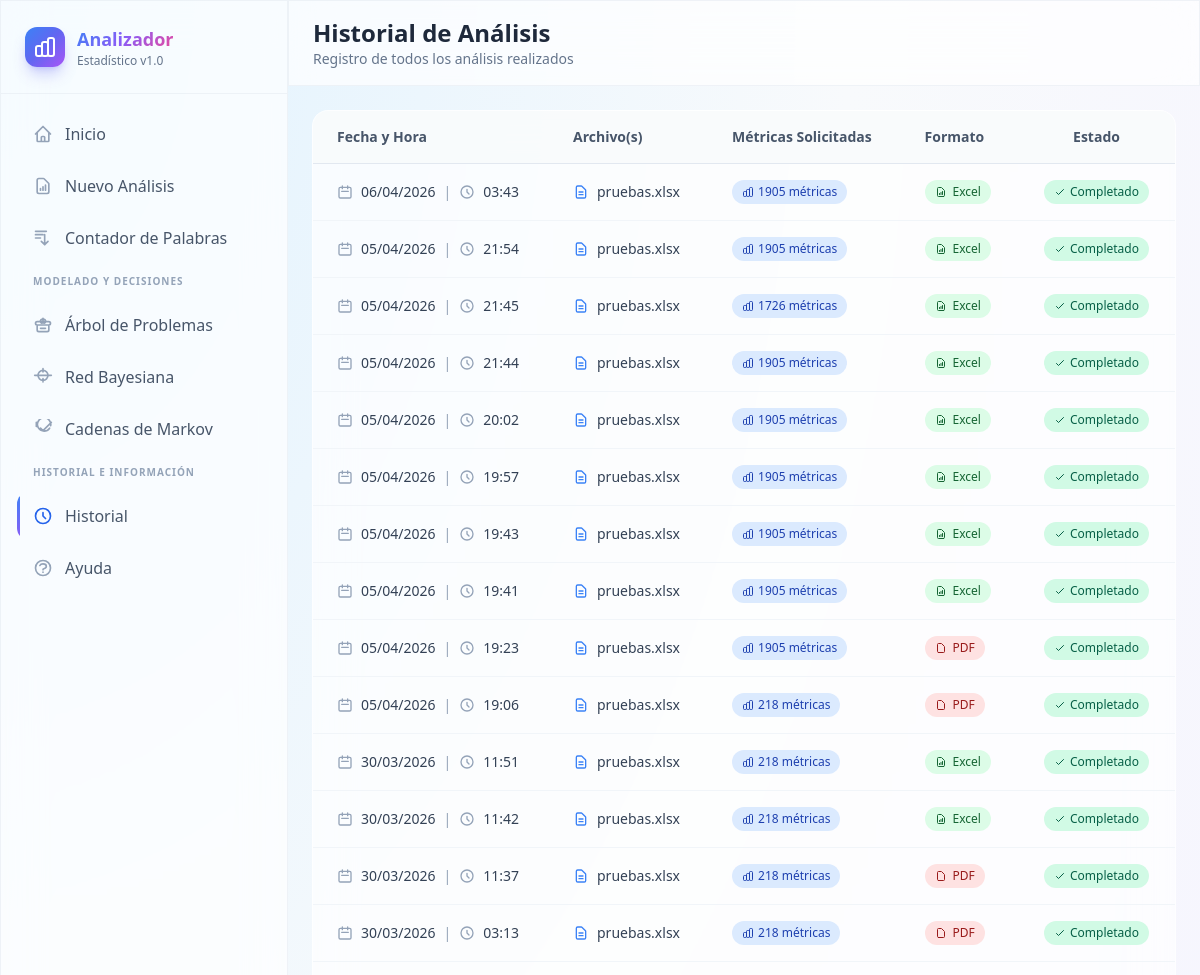
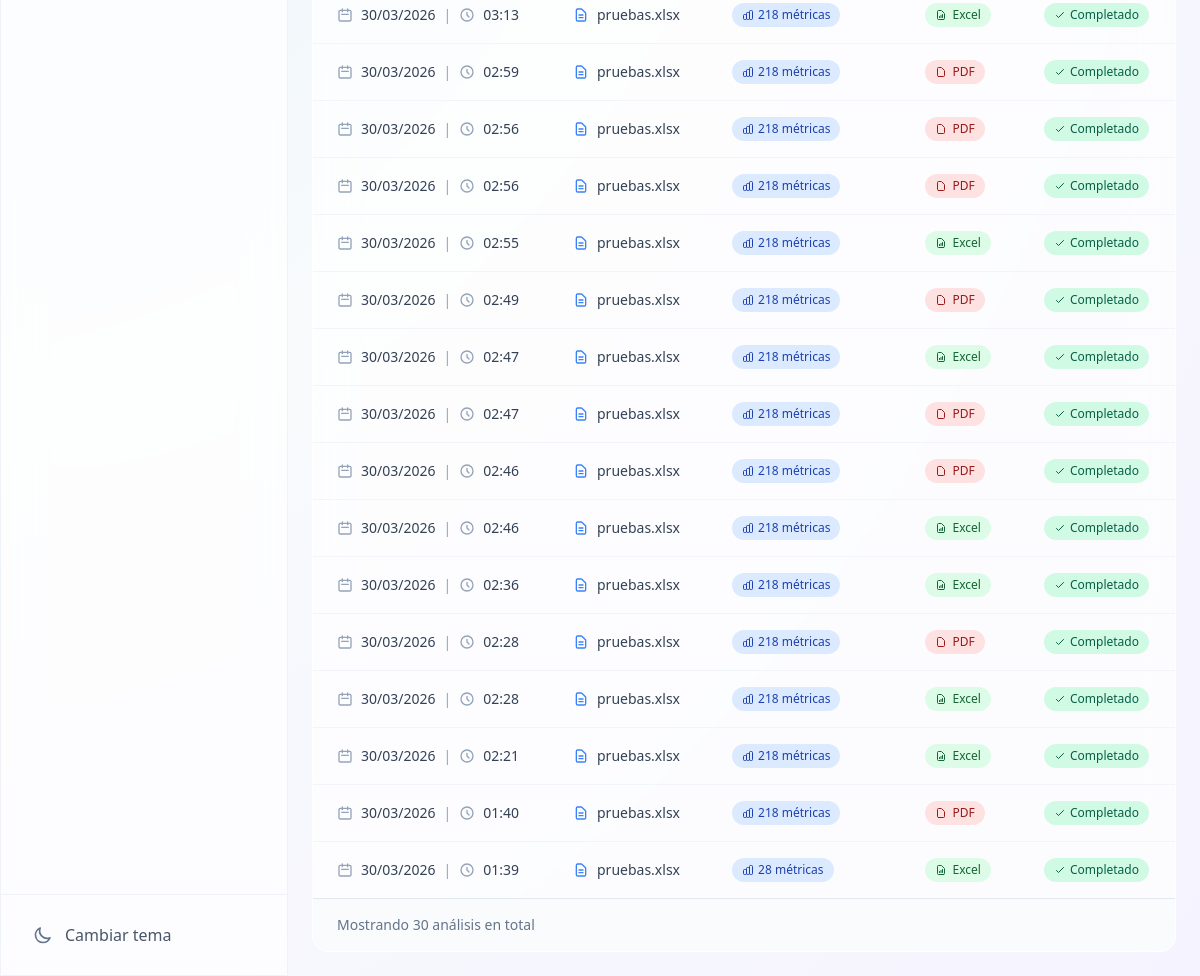
Before: /history/ with the older database file (2 pictures, top to bottom).
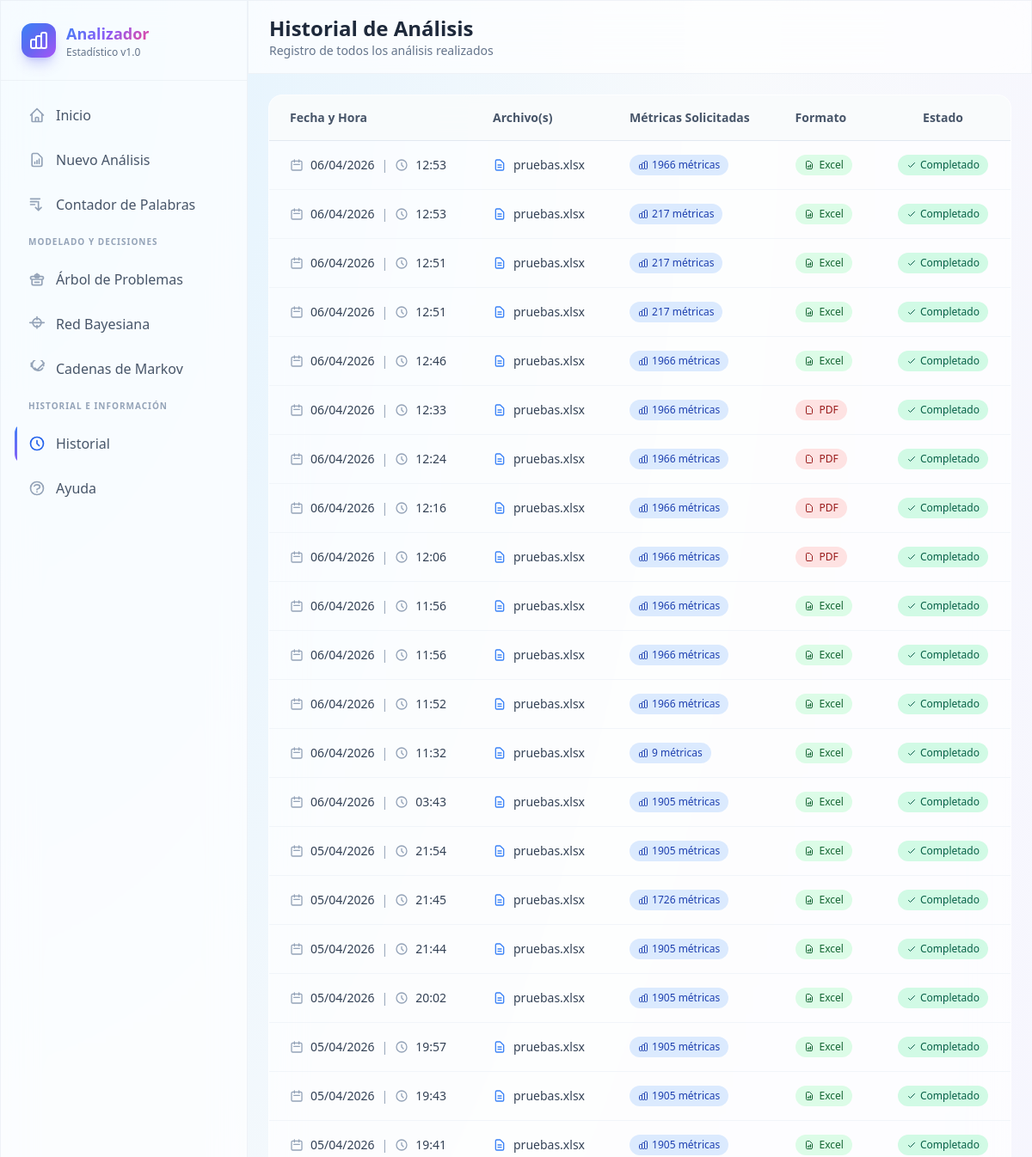
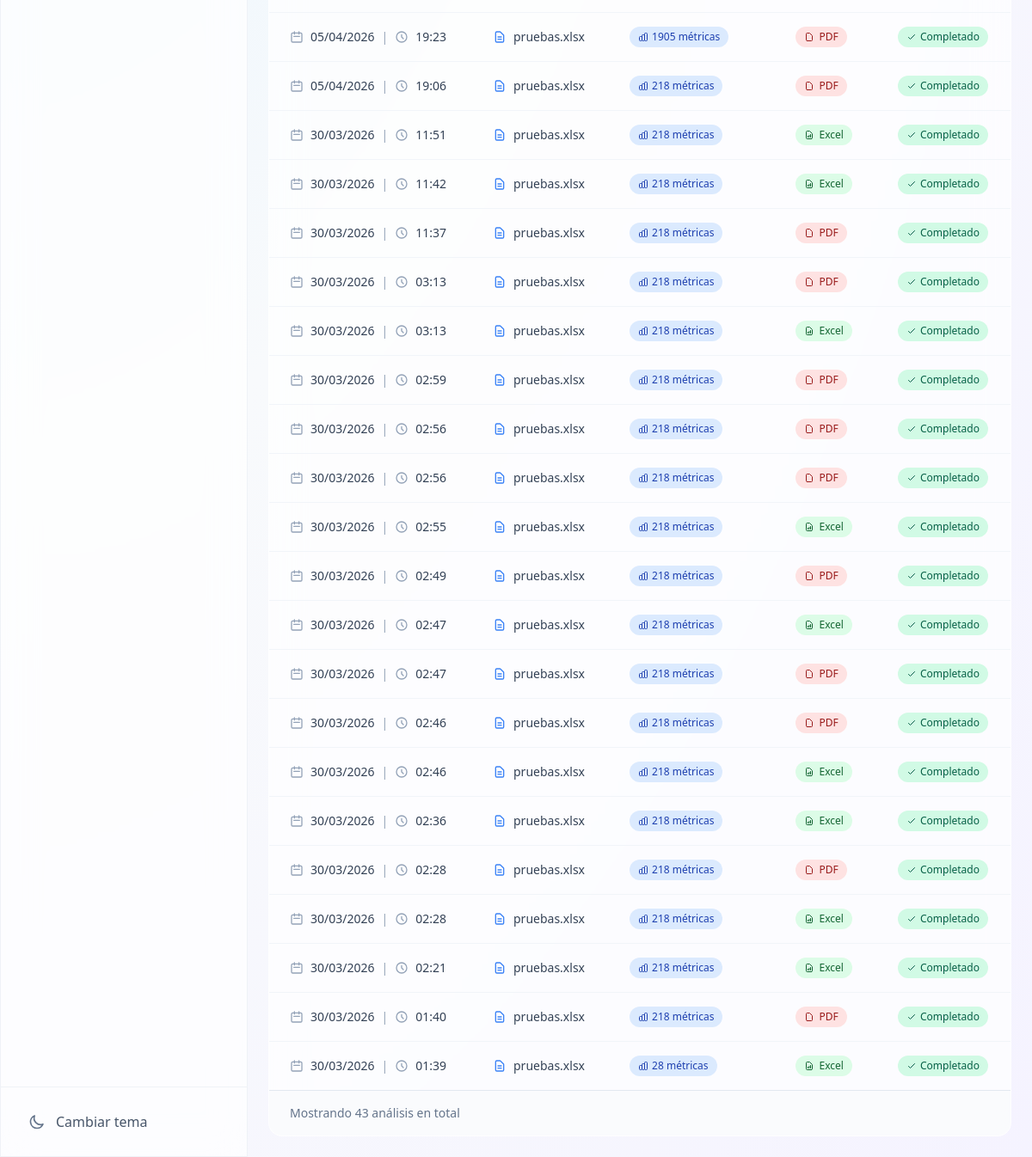
After: the same page with the newer database file (2 pictures, top to bottom).
### analyzer/models.py (models this page shows, shortened)
class AnalysisLog(models.Model):
    created_at = models.DateTimeField(auto_now_add=True)
    filename = models.CharField(max_length=255)
    metrics_requested = models.TextField()
    export_format = models.CharField(max_length=10)

### analyzer/views.py (the view)
# urls.py: path('history/', views.history_view, name='history'),
def history_view(request):
    logs = AnalysisLog.objects.order_by('-created_at')
    return render(request, 'analyzer/history.html', {'logs': logs})

### analyzer/templates/analyzer/history.html (shortened to what this page needs)
{% extends "base_analyzer.html" %}
{% block page_title %}Historial de Análisis{% endblock %}
{% block page_subtitle %}Registro de todos los análisis realizados{% endblock %}
{% block content %}
<div class="max-w-7xl mx-auto">
    {% if logs %}
    <div class="glass rounded-2xl overflow-hidden">
        <div class="overflow-x-auto">
            <table class="w-full">
                <thead class="bg-slate-50/80 dark:bg-slate-800/80 border-b border-slate-200 dark:border-slate-700">
                    <tr>
                        <th class="text-left py-4 px-6 text-sm font-semibold text-slate-600 dark:text-slate-400">Fecha y Hora</th>
                        <th class="text-left py-4 px-6 text-sm font-semibold text-slate-600 dark:text-slate-400">Archivo(s)</th>
                        <th class="text-left py-4 px-6 text-sm font-semibold text-slate-600 dark:text-slate-400">Métricas Solicitadas</th>
                        <th class="text-left py-4 px-6 text-sm font-semibold text-slate-600 dark:text-slate-400">Formato</th>
                        <th class="text-center py-4 px-6 text-sm font-semibold text-slate-600 dark:text-slate-400">Estado</th>
                    </tr>
                </thead>
                <tbody class="divide-y divide-slate-100 dark:divide-slate-800/50">
                    {% for log in logs %}
                    <tr class="hover:bg-slate-50/50 dark:hover:bg-slate-800/30 transition-colors">
                        <td class="py-4 px-6 text-sm text-slate-700 dark:text-slate-300">
                            <div class="flex items-center gap-2">
                                <svg class="w-4 h-4 text-slate-400" fill="none" stroke="currentColor" viewBox="0 0 24 24">
                                    <path stroke-linecap="round" stroke-linejoin="round" stroke-width="2" d="M8 7V3m8 4V3m-9 8h10M5 21h14a2 2 0 002-2V7a2 2 0 00-2-2H5a2 2 0 00-2 2v12a2 2 0 002 2z"/>
                                </svg>
                                {{ log.created_at|date:"d/m/Y" }}
                                <span class="text-slate-400">|</span>
                                <svg class="w-4 h-4 text-slate-400" fill="none" stroke="currentColor" viewBox="0 0 24 24">
                                    <path stroke-linecap="round" stroke-linejoin="round" stroke-width="2" d="M12 8v4l3 3m6-3a9 9 0 11-18 0 9 9 0 0118 0z"/>
                                </svg>
                                {{ log.created_at|time:"H:i" }}
                            </div>
                        </td>
                        <td class="py-4 px-6 text-sm text-slate-700 dark:text-slate-300">
                            <div class="flex items-center gap-2">
                                <svg class="w-4 h-4 text-blue-500" fill="none" stroke="currentColor" viewBox="0 0 24 24">
                                    <path stroke-linecap="round" stroke-linejoin="round" stroke-width="2" d="M9 12h6m-6 4h6m2 5H7a2 2 0 01-2-2V5a2 2 0 012-2h5.586a1 1 0 01.707.293l5.414 5.414a1 1 0 01.293.707V19a2 2 0 01-2 2z"/>
                                </svg>
                                <span class="truncate max-w-xs" title="{{ log.filename }}">{{ log.filename }}</span>
                            </div>
                        </td>
                        <td class="py-4 px-6">
                            <span class="inline-flex items-center px-2.5 py-1 rounded-full text-xs font-medium bg-blue-100 dark:bg-blue-900/30 text-blue-800 dark:text-blue-300">
                                {{ log.metrics_requested|length }} métricas
                            </span>
                        </td>
                        <td class="py-4 px-6">
                            <span class="inline-flex items-center gap-1.5 px-2.5 py-1 rounded-full text-xs font-medium {% if log.export_format == 'excel' %}bg-green-100 dark:bg-green-900/30 text-green-800 dark:text-green-300{% else %}bg-red-100 dark:bg-red-900/30 text-red-800 dark:text-red-300{% endif %}">
                                {% if log.export_format == 'excel' %}
                                <svg class="w-3 h-3" fill="none" stroke="currentColor" viewBox="0 0 24 24">
                                    <path stroke-linecap="round" stroke-linejoin="round" stroke-width="2" d="M9 17v-2m3 2v-4m3 4v-6m2 10H7a2 2 0 01-2-2V5a2 2 0 012-2h5.586a1 1 0 01.707.293l5.414 5.414a1 1 0 01.293.707V19a2 2 0 01-2 2z"/>
                                </svg>
                                Excel
                                {% else %}
                                <svg class="w-3 h-3" fill="none" stroke="currentColor" viewBox="0 0 24 24">
                                    <path stroke-linecap="round" stroke-linejoin="round" stroke-width="2" d="M7 21h10a2 2 0 002-2V9.414a1 1 0 00-.293-.707l-5.414-5.414A1 1 0 0012.586 3H7a2 2 0 00-2 2v14a2 2 0 002 2z"/>
                                </svg>
                                PDF
                                {% endif %}
                            </span>
                        </td>
                        <td class="py-4 px-6 text-center">
                            <span class="inline-flex items-center gap-1 px-2.5 py-1 rounded-full text-xs font-medium bg-emerald-100 dark:bg-emerald-900/30 text-emerald-800 dark:text-emerald-300">
                                <svg class="w-3 h-3" fill="none" stroke="currentColor" viewBox="0 0 24 24">
                                    <path stroke-linecap="round" stroke-linejoin="round" stroke-width="2" d="M5 13l4 4L19 7"/>
                                </svg>
                                Completado
                            </span>
                        </td>
                    </tr>
                    {% endfor %}
                </tbody>
            </table>
        </div>
        <div class="px-6 py-4 border-t border-slate-200 dark:border-slate-700 bg-slate-50/50 dark:bg-slate-800/50">
            <p class="text-sm text-slate-500 dark:text-slate-400">
                Mostrando {{ logs|length }} análisis en total
            </p>
        </div>
    </div>
    {% endif %}
</div>
{% endblock %}

### analyzer/templates/base_analyzer.html (shortened to what this page needs)
<!DOCTYPE html>
<html lang="es">
<head>
    <script src="https://cdn.tailwindcss.com?plugins=forms"></script>
</head>
<body class="bg-[radial-gradient(ellipse_at_top_left,_#e0f2fe,_#f8fafc,_#f5f3ff)] dark:bg-[radial-gradient(ellipse_at_top_left,_#0f172a,_#1e1b4b,_#0f172a)] min-h-screen antialiased text-slate-800 dark:text-slate-100">
    <div class="flex min-h-screen">
        <aside id="sidebar" class="fixed lg:static inset-y-0 left-0 z-50 w-72 glass border-r border-slate-200/50 dark:border-slate-700/50 transform -translate-x-full lg:translate-x-0 transition-transform duration-300 flex flex-col">
            <div class="p-6 border-b border-slate-200/50 dark:border-slate-700/50">
                <div class="flex items-center gap-3">
                    <div class="w-10 h-10 rounded-xl bg-gradient-to-br from-blue-500 via-indigo-500 to-purple-500 flex items-center justify-center shadow-lg shadow-indigo-500/30">
                    </div>
                    <div>
                        <h1 class="font-bold text-lg gradient-text">Analizador</h1>
                        <p class="text-xs text-slate-500 dark:text-slate-400">Estadístico v1.0</p>
                    </div>
                </div>
            </div>
            <nav class="flex-1 p-4 space-y-1 overflow-y-auto">
                <a href="{% url 'home' %}" class="sidebar-link {% if request.resolver_match.url_name == 'home' %}active{% endif %} flex items-center gap-3 px-4 py-3 rounded-xl text-slate-600 dark:text-slate-300 hover:bg-slate-100/50 dark:hover:bg-slate-700/50 hover:text-blue-600 dark:hover:text-blue-400 transition-all group">
                    <svg class="w-5 h-5 {% if request.resolver_match.url_name == 'home' %}text-blue-600 dark:text-blue-400{% else %}text-slate-400 group-hover:text-blue-500{% endif %}" fill="none" stroke="currentColor" viewBox="0 0 24 24">
                        <path stroke-linecap="round" stroke-linejoin="round" stroke-width="2" d="M3 12l2-2m0 0l7-7 7 7M5 10v10a1 1 0 001 1h3m10-11l2 2m-2-2v10a1 1 0 01-1 1h-3m-6 0a1 1 0 001-1v-4a1 1 0 011-1h2a1 1 0 011 1v4a1 1 0 001 1m-6 0h6"/>
                    </svg>
                    <span class="font-medium">Inicio</span>
                </a>
                <a href="{% url 'analysis' %}" class="sidebar-link {% if request.resolver_match.url_name == 'analysis' %}active{% endif %} flex items-center gap-3 px-4 py-3 rounded-xl text-slate-600 dark:text-slate-300 hover:bg-slate-100/50 dark:hover:bg-slate-700/50 hover:text-blue-600 dark:hover:text-blue-400 transition-all group">
                    <svg class="w-5 h-5 {% if request.resolver_match.url_name == 'analysis' %}text-blue-600 dark:text-blue-400{% else %}text-slate-400 group-hover:text-blue-500{% endif %}" fill="none" stroke="currentColor" viewBox="0 0 24 24">
                        <path stroke-linecap="round" stroke-linejoin="round" stroke-width="2" d="M9 17v-2m3 2v-4m3 4v-6m2 10H7a2 2 0 01-2-2V5a2 2 0 012-2h5.586a1 1 0 01.707.293l5.414 5.414a1 1 0 01.293.707V19a2 2 0 01-2 2z"/>
                    </svg>
                    <span class="font-medium">Nuevo Análisis</span>
                </a>
                <a href="{% url 'word_counter' %}" class="sidebar-link {% if request.resolver_match.url_name == 'word_counter' %}active{% endif %} flex items-center gap-3 px-4 py-3 rounded-xl text-slate-600 dark:text-slate-300 hover:bg-slate-100/50 dark:hover:bg-slate-700/50 hover:text-emerald-600 dark:hover:text-emerald-400 transition-all group">
                    <svg class="w-5 h-5 {% if request.resolver_match.url_name == 'word_counter' %}text-emerald-600 dark:text-emerald-400{% else %}text-slate-400 group-hover:text-emerald-500{% endif %}" fill="none" stroke="currentColor" viewBox="0 0 24 24">
                        <path stroke-linecap="round" stroke-linejoin="round" stroke-width="2" d="M3 4h13M3 8h9m-9 4h6m5-4v12m0 0l-4-4m4 4l4-4"/>
                    </svg>
                    <span class="font-medium">Contador de Palabras</span>
                </a>
                <div class="px-4 py-2 text-[10px] font-bold text-slate-400 dark:text-slate-500 uppercase tracking-widest mt-4 mb-1">Modelado y Decisiones</div>
                <a href="{% url 'problem_tree' %}" class="sidebar-link {% if request.resolver_match.url_name == 'problem_tree' %}active{% endif %} flex items-center gap-3 px-4 py-3 rounded-xl text-slate-600 dark:text-slate-300 hover:bg-purple-100/30 dark:hover:bg-purple-950/20 hover:text-purple-600 dark:hover:text-purple-400 transition-all group">
                    <svg class="w-5 h-5 {% if request.resolver_match.url_name == 'problem_tree' %}text-purple-600 dark:text-purple-400{% else %}text-slate-400 group-hover:text-purple-500{% endif %}" fill="none" stroke="currentColor" viewBox="0 0 24 24">
                        <path stroke-linecap="round" stroke-linejoin="round" stroke-width="2" d="M12 6V4m0 2a2 2 0 100 3m0-3a2 2 0 110 3m-3 7h6M5 12h14M5 12a2 2 0 110-4h14a2 2 0 110 4M5 12v6a2 2 0 002 2h10a2 2 0 002-2v-6"/>
                    </svg>
                    <span class="font-medium">Árbol de Problemas</span>
                </a>
                <a href="{% url 'bayesian_network' %}" class="sidebar-link {% if request.resolver_match.url_name == 'bayesian_network' %}active{% endif %} flex items-center gap-3 px-4 py-3 rounded-xl text-slate-600 dark:text-slate-300 hover:bg-cyan-100/30 dark:hover:bg-cyan-950/20 hover:text-cyan-600 dark:hover:text-cyan-400 transition-all group">
                    <svg class="w-5 h-5 {% if request.resolver_match.url_name == 'bayesian_network' %}text-cyan-600 dark:text-cyan-400{% else %}text-slate-400 group-hover:text-cyan-500{% endif %}" fill="none" stroke="currentColor" viewBox="0 0 24 24">
                        <path stroke-linecap="round" stroke-linejoin="round" stroke-width="2" d="M18 10a6 6 0 00-6-6c-3.314 0-6 2.686-6 6M6 10a6 6 0 006 6c3.314 0 6-2.686 6-6zm0 0H2m16 0h4m-10-8v4m0 8v4"/>
                    </svg>
                    <span class="font-medium">Red Bayesiana</span>
                </a>
                <a href="{% url 'markov_chains' %}" class="sidebar-link {% if request.resolver_match.url_name == 'markov_chains' %}active{% endif %} flex items-center gap-3 px-4 py-3 rounded-xl text-slate-600 dark:text-slate-300 hover:bg-pink-100/30 dark:hover:bg-pink-950/20 hover:text-pink-600 dark:hover:text-pink-400 transition-all group">
                    <svg class="w-5 h-5 {% if request.resolver_match.url_name == 'markov_chains' %}text-pink-600 dark:text-pink-400{% else %}text-slate-400 group-hover:text-pink-500{% endif %}" fill="none" stroke="currentColor" viewBox="0 0 24 24">
                        <path stroke-linecap="round" stroke-linejoin="round" stroke-width="2" d="M4 4v5h.582m15.356 2A8.001 8.001 0 1121.21 7.89M9 11l3 3L22 4"/>
                    </svg>
                    <span class="font-medium">Cadenas de Markov</span>
                </a>
                <div class="px-4 py-2 text-[10px] font-bold text-slate-400 dark:text-slate-500 uppercase tracking-widest mt-4 mb-1">Historial e Información</div>
                <a href="{% url 'history' %}" class="sidebar-link {% if request.resolver_match.url_name == 'history' %}active{% endif %} flex items-center gap-3 px-4 py-3 rounded-xl text-slate-600 dark:text-slate-300 hover:bg-slate-100/50 dark:hover:bg-slate-700/50 hover:text-blue-600 dark:hover:text-blue-400 transition-all group">
                    <svg class="w-5 h-5 {% if request.resolver_match.url_name == 'history' %}text-blue-600 dark:text-blue-400{% else %}text-slate-400 group-hover:text-blue-500{% endif %}" fill="none" stroke="currentColor" viewBox="0 0 24 24">
                        <path stroke-linecap="round" stroke-linejoin="round" stroke-width="2" d="M12 8v4l3 3m6-3a9 9 0 11-18 0 9 9 0 0118 0z"/>
                    </svg>
                    <span class="font-medium">Historial</span>
                </a>
                <a href="{% url 'help' %}" class="sidebar-link {% if request.resolver_match.url_name == 'help' %}active{% endif %} flex items-center gap-3 px-4 py-3 rounded-xl text-slate-600 dark:text-slate-300 hover:bg-slate-100/50 dark:hover:bg-slate-700/50 hover:text-blue-600 dark:hover:text-blue-400 transition-all group">
                    <svg class="w-5 h-5 {% if request.resolver_match.url_name == 'help' %}text-blue-600 dark:text-blue-400{% else %}text-slate-400 group-hover:text-blue-500{% endif %}" fill="none" stroke="currentColor" viewBox="0 0 24 24">
                        <path stroke-linecap="round" stroke-linejoin="round" stroke-width="2" d="M8.228 9c.549-1.165 2.03-2 3.772-2 2.21 0 4 1.343 4 3 0 1.4-1.278 2.575-3.006 2.907-.542.104-.994.54-.994 1.093m0 3h.01M21 12a9 9 0 11-18 0 9 9 0 0118 0z"/>
                    </svg>
                    <span class="font-medium">Ayuda</span>
                </a>
            </nav>
            <div class="p-4 border-t border-slate-200/50 dark:border-slate-700/50">
                <button id="sidebarThemeToggle" class="w-full flex items-center gap-3 px-4 py-3 rounded-xl text-slate-600 dark:text-slate-300 hover:bg-slate-100/50 dark:hover:bg-slate-700/50 transition-all group">
                    <span id="sidebarThemeText" class="font-medium">Cambiar tema</span>
                </button>
            </div>
        </aside>
        <main class="flex-1 lg:ml-0 pt-16 lg:pt-0">
            <div class="sticky top-0 z-30 glass border-b border-slate-200/50 dark:border-slate-700/50 px-6 py-4">
                <div class="flex items-center justify-between">
                    <div>
                        <h2 class="text-2xl font-bold text-slate-800 dark:text-slate-100">{% block page_title %}Dashboard{% endblock %}</h2>
                        <p class="text-sm text-slate-500 dark:text-slate-400">{% block page_subtitle %}Bienvenido al sistema de análisis estadístico{% endblock %}</p>
                    </div>
                </div>
            </div>
            <div class="p-6 page-content">
                {% block content %}
                {% endblock %}
            </div>
        </main>
    </div>
</body>
</html>

Changed rows visible on the page:
added AnalysisLog: created_at "06/04/2026", created_at "12:53", filename "pruebas.xlsx", metrics_requested|length "1966", export_format "excel" (drawn)
added AnalysisLog: created_at "06/04/2026", created_at "12:53", filename "pruebas.xlsx", metrics_requested|length "217", export_format "excel" (drawn)
added AnalysisLog: created_at "06/04/2026", created_at "12:51", filename "pruebas.xlsx", metrics_requested|length "217", export_format "excel" (drawn)
added AnalysisLog: created_at "06/04/2026", created_at "12:51", filename "pruebas.xlsx", metrics_requested|length "217", export_format "excel" (drawn)
added AnalysisLog: created_at "06/04/2026", created_at "12:46", filename "pruebas.xlsx", metrics_requested|length "1966", export_format "excel" (drawn)
added AnalysisLog: created_at "06/04/2026", created_at "12:33", filename "pruebas.xlsx", metrics_requested|length "1966", export_format "pdf" (drawn)
added AnalysisLog: created_at "06/04/2026", created_at "12:24", filename "pruebas.xlsx", metrics_requested|length "1966", export_format "pdf" (drawn)
added AnalysisLog: created_at "06/04/2026", created_at "12:16", filename "pruebas.xlsx", metrics_requested|length "1966", export_format "pdf" (drawn)
added AnalysisLog: created_at "06/04/2026", created_at "12:06", filename "pruebas.xlsx", metrics_requested|length "1966", export_format "pdf" (drawn)
added AnalysisLog: created_at "06/04/2026", created_at "11:56", filename "pruebas.xlsx", metrics_requested|length "1966", export_format "excel" (drawn)
added AnalysisLog: created_at "06/04/2026", created_at "11:56", filename "pruebas.xlsx", metrics_requested|length "1966", export_format "excel" (drawn)
added AnalysisLog: created_at "06/04/2026", created_at "11:52", filename "pruebas.xlsx", metrics_requested|length "1966", export_format "excel" (drawn)
added AnalysisLog: created_at "06/04/2026", created_at "11:32", filename "pruebas.xlsx", metrics_requested|length "9", export_format "excel" (drawn)
Other visible differences:
{{ logs|length }}: "30" → "43"
